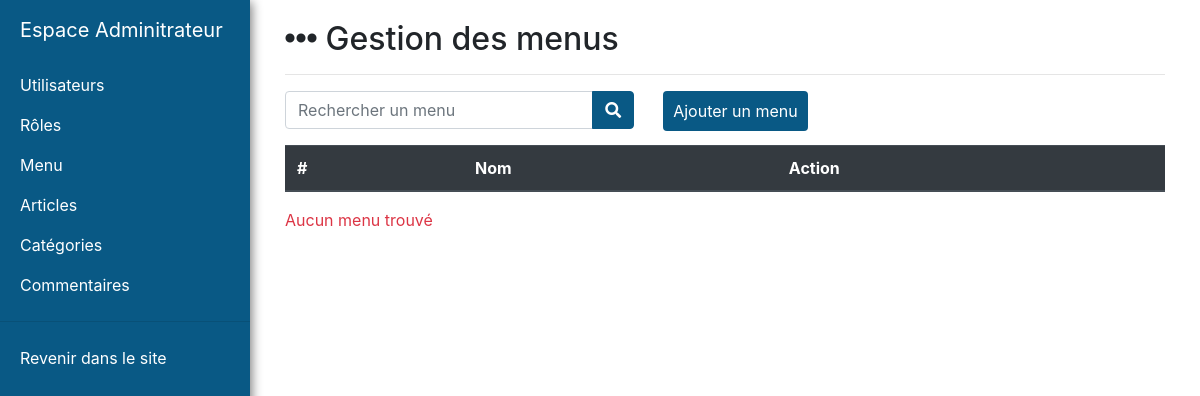
Page /admin/admin_menus.php on the earlier database version.
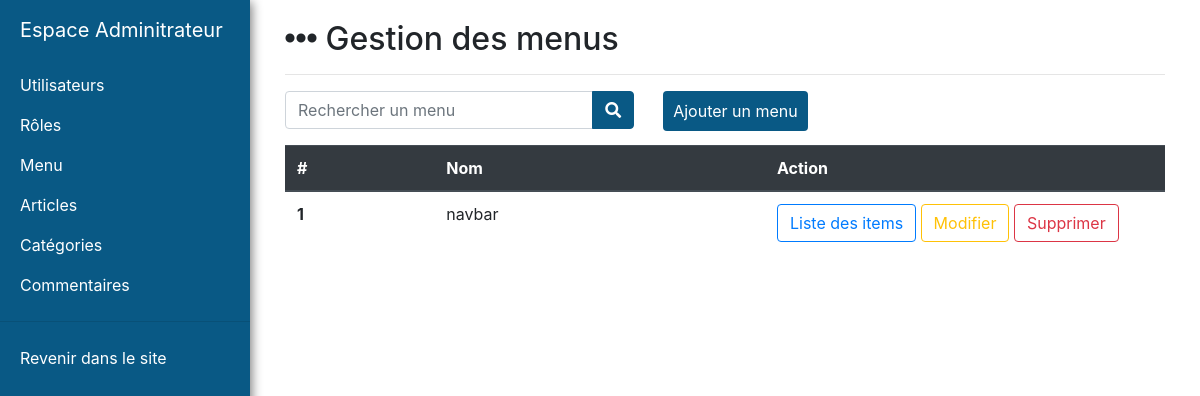
Same page on the later database version.
### tables this page shows
CREATE TABLE Menu(
   id_menu INT NOT NULL AUTO_INCREMENT PRIMARY KEY,
   nom VARCHAR(255) NOT NULL
);

### includes/class/Menu.php (called while the page is built, shortened)
<?php
class Menu
{
    public static function getMenus($recherche = '')
    {
        $request = Database::getInstance()->query("SELECT * FROM menu WHERE nom LIKE '%$recherche%'");
        $data = $request->fetchAll();
        if($data == false) $_SESSION['alert'] = Main::alert('danger', 'Aucun menu trouvé');
        else $_SESSION['alert'] = '';
        return $data;
    }
}

### includes/class/Database.php (called while the page is built)
<?php
class Database
{
    private static $pdo = null;
    public static function getInstance(): PDO
    {
        if (self::$pdo === null) {
            try {
                $config = parse_ini_file(__DIR__ . '../../config/database.ini');
                $dsn = 'mysql:dbname=' . $config['db_name'] . ';host=' . $config['db_host'];
                $user = $config['db_user'];
                $password = $config['db_password'];
                self::$pdo = new PDO($dsn, $user, $password);
            } catch (PDOException $e) {
                echo 'Connexion échouée : ' . $e->getMessage();
            }
        }
        return self::$pdo;
    }
}
?>

### admin/admin_menus.php (the view, shortened to what this page needs)
<?php
require_once('../includes/layouts/header_admin.php');
?>
<div id="page-content-wrapper">
    <div class="container-fluid">
        <div class="row">
            <div class="col-lg-12">
                <h2><i class="fas fa-ellipsis-h"></i> Gestion des menus</h2>
                <hr>
            </div>
            <div class="col-lg-5">
                <form method="Post" action="">
                    <div class="input-group">
                        <input type="text" class="form-control" id="recherche" name="recherche" placeholder="Rechercher un menu">
                        <div class="input-group-append">
                            <button class="btn btn-secondary" type="submit">
                                <i class="fa fa-search"></i>
                            </button>
                        </div>
                    </div>
                </form>
            </div>
            <div class="col-lg-5">
                <div class="input-group">
                    <div class="input-group-append">
                        <a class="button" href="admin_add_menu.php">Ajouter un menu</a>
                    </div>
                </div>
            </div>
            <div class="col-lg-12">
                <table class="table table-hover ">
                    <thead class="thead-dark">
                    <tr>
                        <th scope="col">#</th>
                        <th scope="col">Nom</th>
                        <th scope="col">Action</th>
                    </tr>
                    </thead>
                    <tbody>
                    <?php
                    foreach (Menu::getMenus() as $menu) {
                        echo '<form method="POST"><tr>';
                        echo '<th scope="row">'.$menu['id_menu'].'</th>';
                        echo '<td>'.$menu['nom'].'</td>';
                        echo '<td width="400px">
                                <button type="submit" class="btn btn-outline-primary" name="button_list_menu_items">Liste des items</button>
                                <button type="submit" name="button_modify_menu" class="btn btn-outline-warning">Modifier</button>
                                <button type="submit" class="btn btn-outline-danger" name="button_delete_menu">Supprimer</button>
                              </td>';
                        echo '</form> ';
                    }
                    ?>
                    </tbody>
                </table>
                <?php
                if (isset($_SESSION['alert'])) {
                    echo $_SESSION['alert'];
                }
                ?>
            </div>
        </div>
    </div>
</div>
</div>
</body>
</html>

### includes/layouts/header_admin.php (shortened to what this page needs)
<?php
require_once('../includes/class/Main.php');
require_once('../includes/class/Menu.php');
?>
<head>
    <link rel="stylesheet" href="https://pro.fontawesome.com/releases/v5.10.0/css/all.css"/>
    <link href="../includes/css/bootstrap.min.css" rel="stylesheet" id="bootstrap-css">
    <link href="../includes/css/admin.css" rel="stylesheet">
</head>
<body>
<div id="wrapper">
    <div id="sidebar-wrapper">
        <ul class="sidebar-nav">
            <li class="sidebar-brand">
                <a style="color: white; font-size: 20px" href="index.php">
                    Espace Adminitrateur
                </a>
            </li>
            <li>
                <a href="./admin_users.php">Utilisateurs</a>
            </li>
            <li>
                <a href="./admin_roles.php">Rôles</a>
            </li>
            <li>
                <a href="./admin_menus.php">Menu</a>
            </li>
            <li>
                <a href="./admin_articles.php">Articles</a>
            </li>
            <li>
                <a href="./admin_categories.php">Catégories</a>
            </li>
            <li>
                <a href="./admin_commentaires.php">Commentaires</a>
            </li>
            <hr>
            <li>
                <a href="../index.php">Revenir dans le site</a>
            </li>
        </ul>
    </div>

### includes/class/Main.php
<?php
class Main
{
    public static function alert(string $type, string $message)
    {
        return '<p class="text-'.$type.'">'.$message.'</p>';
    }
}

### includes/css/admin.css (style rules this page uses)
.button { background-color: #095985; border: none; color: white; padding: 8px 10px; margin-bottom: 10px; text-decoration: none; display: inline-block; font-size: 16px; transition-duration: 0.4s; cursor: pointer; border-radius : 4px; }
.btn-secondary { background-color: #095985 !important; border-color: #095985 !important; }
#sidebar-wrapper { z-index: 1000; position: fixed; left: 250px; height: 100%; margin-left: -250px; overflow-y: auto; box-shadow: 2px 2px 10px grey; background: #095985; }
#page-content-wrapper { width: 100%; position: absolute; padding: 15px; }
.sidebar-nav { position: absolute; top: 0; width: 250px; margin: 0; padding: 0; list-style: none; }
.sidebar-nav li { text-indent: 20px; line-height: 40px; }
.sidebar-nav li a { display: block; text-decoration: none; color: white; }
.sidebar-nav > .sidebar-brand { height: 65px; font-size: 18px; line-height: 60px; }
@media (min-width:768px) { #wrapper { padding-left: 250px; } }
@media (min-width:768px) { #sidebar-wrapper { width: 250px; } }
@media (min-width:768px) { #page-content-wrapper { padding: 20px; position: relative; } }

Differences in the rows shown:
added menu: id_menu "1", nom "navbar"
Other differences:
$message: "Aucun menu trouvé" → (not shown)
